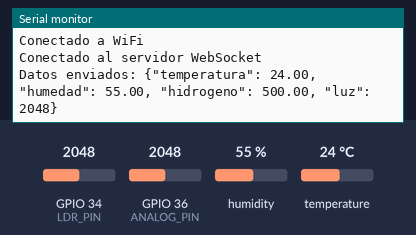
This sketch was run on a simulated ESP32. On the bench: the last lines printed to the serial monitor. The test bench sets the inputs (shaded band); at power-on: humidity 55 %, GPIO 34 (LDR_PIN) = 2048, GPIO 36 (ANALOG_PIN) = 2048, temperature 24 °C. WiFi joins after 1.5 s; servers stay silent unless stated.

Above: at 2.9 s.
3.0 s: humidity set to 22 %
At 4.2 s:
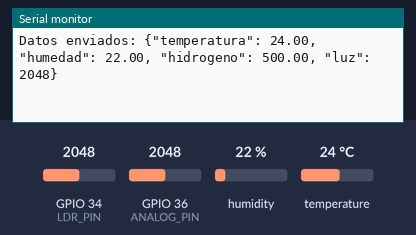
5.7 s: GPIO 34 (LDR_PIN) set to 2866
At 6.0 s:
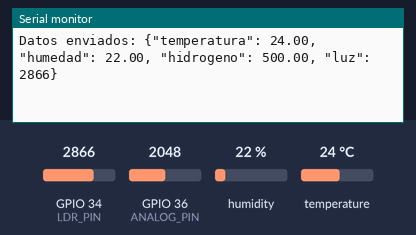
8.4 s: GPIO 36 (ANALOG_PIN) set to 2866
At 10.8 s:
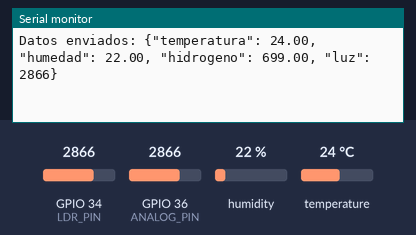
11.1 s: temperature set to 12 °C
At 12.7 s:
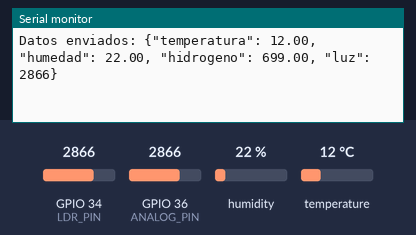
13.8 s: GPIO 34 (LDR_PIN) set to 3972
At 14.5 s:
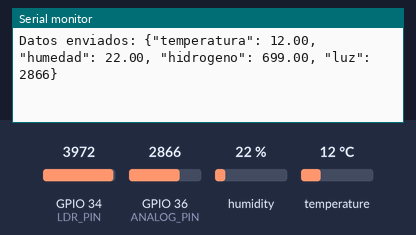
16.5 s: GPIO 36 (ANALOG_PIN) set to 3972
At 18.1 s:
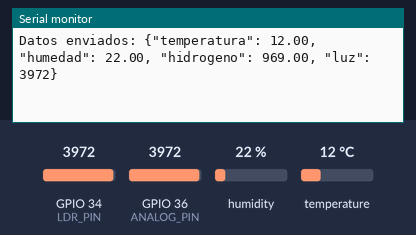
Timing chart, 0 to 19.6 s (numbered marks = the images above; inputs shaded):
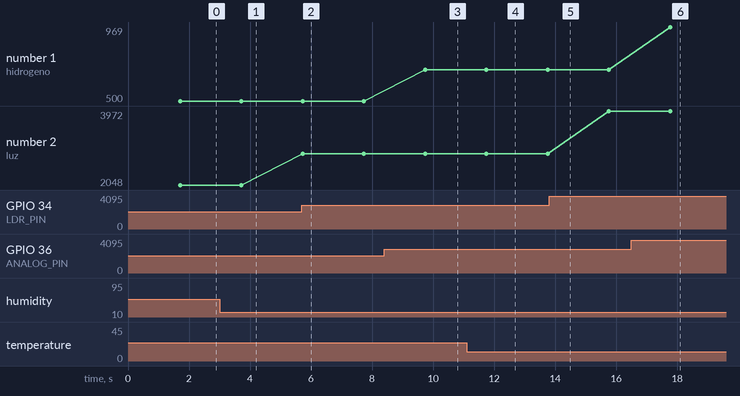

The sketch:

webSocket.ino
```cpp
#include <WiFi.h>
#include <ArduinoWebsockets.h>
#include <DHT.h>

#define DHTPIN 32    // Pin donde está conectado el DHT22
#define DHTTYPE DHT22

#define ANALOG_PIN 36 // Pin analogo conexion MQ-8

#define LDR_PIN 34 //Pin analogo sensor Luz

const char* ssid = "FamiliaAngaritaAlva";
const char* password = "8+t#Uhf5?9T3";
const char* ws_server = "ws://192.168.1.63:8080"; // Dirección WebSocket del servidor

DHT dht(DHTPIN, DHTTYPE);
using namespace websockets;
WebsocketsClient client;

void setup() {
  Serial.begin(115200);
  WiFi.begin(ssid, password);

  while (WiFi.status() != WL_CONNECTED) {
    delay(500);
    Serial.println("Conectando a WiFi...");
  }

  Serial.println("Conectado a WiFi");
  dht.begin();

  client.onMessage([](WebsocketsMessage message) {
    Serial.println("Mensaje del servidor: " + message.data());
  });

  if (client.connect(ws_server)) {
    Serial.println("Conectado al servidor WebSocket");
  } else {
    Serial.println("Fallo en la conexión WebSocket");
  }
}

void loop() {
  if (client.available()) {
    float h = dht.readHumidity();
    float t = dht.readTemperature();

    int analogValue = analogRead(ANALOG_PIN);
    float voltage = analogValue * (3.3 / 4095.0);
    float concentracionHidrogeno = map(analogValue, 0, 4095, 0, 1000);

    //lecturas LUZ
    int luz = analogRead(LDR_PIN);

    if (isnan(h) || isnan(t)) {
      Serial.println("Error leyendo el sensor DHT");
      return;
    }

    String data = "{\"temperatura\": " + String(t) + ", \"humedad\": " + String(h) + ", \"hidrogeno\": "+ String(concentracionHidrogeno) + ", \"luz\": "+ String(luz) +"}";
    client.send(data);
    Serial.println("Datos enviados: " + data);
  }

  client.poll(); // Mantén viva la conexión WebSocket
  delay(2000);   // Envía datos cada 2 segundos
}
```

Measured:
- after the input at 3.0 s, the serial monitor: prints a new line after 0.72 s (image 1)
- after the input at 5.7 s, the serial monitor: prints a new line at once (image 2)
- after the input at 8.4 s, the serial monitor: prints a new line after 1.3 s (image 3)
- after the input at 11.1 s, the serial monitor: prints a new line after 0.65 s (image 4)
- after the input at 16.5 s, the serial monitor: prints a new line after 1.3 s (image 6)
- plotted number 1: 500 → 699 after the input at 8.4 s, 699 → 969 after the input at 16.5 s
- plotted number 2: 2048 → 2866 after the input at 5.7 s, 2866 → 3972 after the input at 13.8 s
